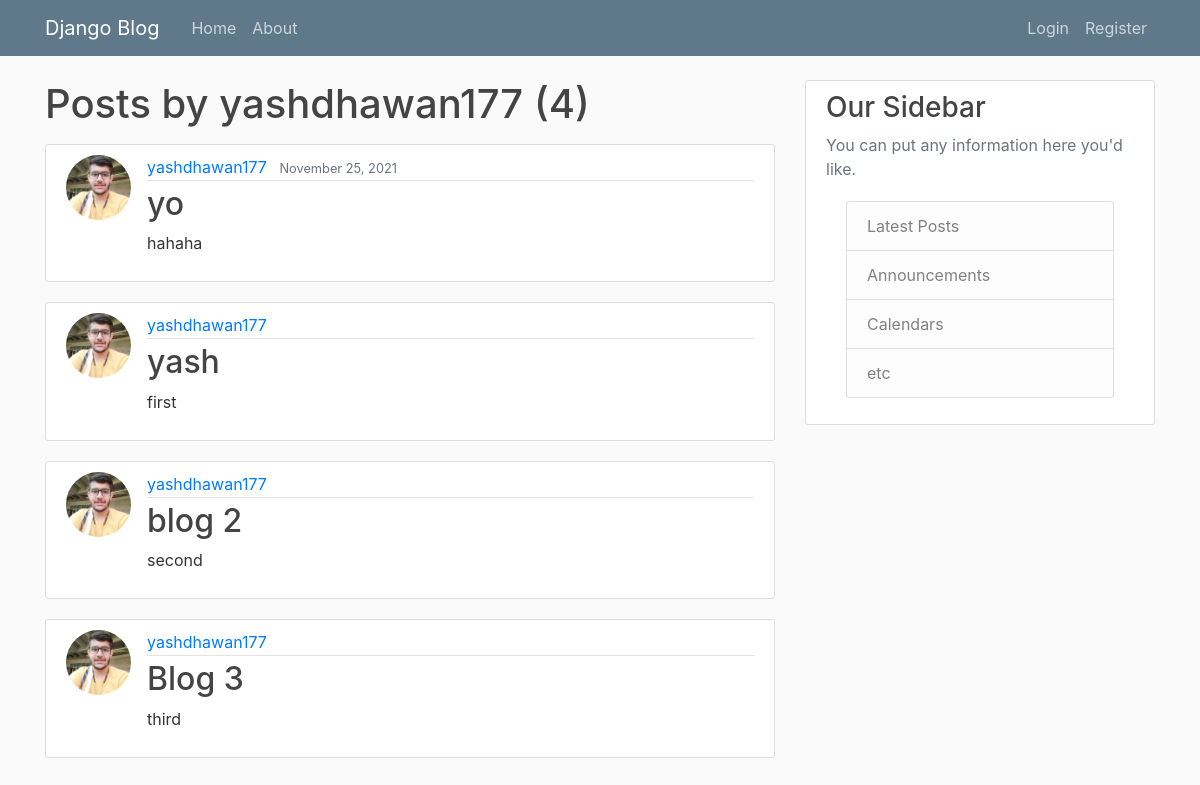
Screenshot of /user/yashdhawan177 with the database file from the repository.
### blog/models.py (models this page shows, shortened)
class Post(models.Model):
    title = models.CharField(max_length=100)
    content = models.TextField()
    date_posted = models.DateTimeField(default=timezone.now)
    author = models.ForeignKey(User, on_delete=models.CASCADE)

### users/models.py (models this page shows, shortened)
class Profile(models.Model):
    user = models.OneToOneField(User, on_delete=models.CASCADE)
    image = models.ImageField(default='default.jpg', upload_to='profile_pics')

### blog/views.py (the view)
# urls.py: path('user/<str:username>', UserPostListView.as_view(), name='user-posts'),
class UserPostListView(ListView):
    model = Post
    template_name = 'blog/user_posts.html'  # <app>/<model>_<viewtype>.html
    context_object_name = 'posts'
    paginate_by = 5
    def get_queryset(self):
        user = get_object_or_404(User, username=self.kwargs.get('username'))
        return Post.objects.filter(author=user).order_by('-date_posted')

### blog/templates/blog/user_posts.html (shortened to what this page needs)
{% extends "blog/base.html" %}
{% block content %}
    <h1 class="mb-3">Posts by {{ view.kwargs.username }} ({{ page_obj.paginator.count }})</h1>
    {% for post in posts %}
        <article class="media content-section">
          <img class="rounded-circle article-img" src="{{ post.author.profile.image.url }}">
          <div class="media-body">
            <div class="article-metadata">
              <a class="mr-2" href="{% url 'user-posts' post.author.username %}">{{ post.author }}</a>
              <small class="text-muted">{{ post.date_posted|date:"F d, Y" }}</small>
            </div>
            <h2><a class="article-title" href="{% url 'post-detail' post.id %}">{{ post.title }}</a></h2>
            <p class="article-content">{{ post.content }}</p>
          </div>
        </article>
    {% endfor %}
{% endblock content %}

### blog/templates/blog/base.html (shortened to what this page needs)
{% load static %}
<!DOCTYPE html>
<html>
<head>
    <link rel="stylesheet" href="https://maxcdn.bootstrapcdn.com/bootstrap/4.0.0/css/bootstrap.min.css">
    <link rel="stylesheet" type="text/css" href="{% static 'blog/main.css' %}">
</head>
<body>
    <header class="site-header">
      <nav class="navbar navbar-expand-md navbar-dark bg-steel fixed-top">
        <div class="container">
          <a class="navbar-brand mr-4" href="{% url 'blog-home' %}">Django Blog</a>
          <div class="collapse navbar-collapse" id="navbarToggle">
            <div class="navbar-nav mr-auto">
              <a class="nav-item nav-link" href="{% url 'blog-home' %}">Home</a>
              <a class="nav-item nav-link" href="{% url 'blog-about' %}">About</a>
            </div>
            <div class="navbar-nav">
              {% if user.is_authenticated %}
                <a class="nav-item nav-link" href="{% url 'post-create' %}">New Post</a>
                <a class="nav-item nav-link" href="{% url 'profile' %}">Profile</a>
                <a class="nav-item nav-link" href="{% url 'logout' %}">Logout</a>
              {% else %}
                <a class="nav-item nav-link" href="{% url 'login' %}">Login</a>
                <a class="nav-item nav-link" href="{% url 'register' %}">Register</a>
              {% endif %}
            </div>
          </div>
        </div>
      </nav>
    </header>
    <main role="main" class="container">
      <div class="row">
        <div class="col-md-8">
          {% block content %}{% endblock %}
        </div>
        <div class="col-md-4">
          <div class="content-section">
            <h3>Our Sidebar</h3>
            <p class='text-muted'>You can put any information here you'd like.
              <ul class="list-group">
                <li class="list-group-item list-group-item-light">Latest Posts</li>
                <li class="list-group-item list-group-item-light">Announcements</li>
                <li class="list-group-item list-group-item-light">Calendars</li>
                <li class="list-group-item list-group-item-light">etc</li>
              </ul>
            </p>
          </div>
        </div>
      </div>
    </main>
</body>
</html>

### blog/static/blog/main.css (style rules this page uses)
body { background: #fafafa; color: #333333; margin-top: 5rem; }
h1, h2, h3, h4, h5, h6 { color: #444444; }
ul { margin: 20px; padding: 0; list-style: none; }
li { display: none; }
li:nth-child(-n + 5) { display: block; }
.bg-steel { background-color: #5f788a; }
.site-header .navbar-nav .nav-link { color: #cbd5db; }
.content-section { background: #ffffff; padding: 10px 20px; border: 1px solid #dddddd; border-radius: 3px; margin-bottom: 20px; }
.article-title { color: #444444; }
.article-content { white-space: pre-line; }
.article-img { height: 65px; width: 65px; margin-right: 16px; }
.article-metadata { padding-bottom: 1px; margin-bottom: 4px; border-bottom: 1px solid #e3e3e3 }

### rows the page displays
Post: author.profile.image (picture), author "yashdhawan177", date_posted "November 25, 2021", title "yo", content "hahaha"
Post: author.profile.image (picture), author "yashdhawan177", title "yash", content "first"
Post: author.profile.image (picture), author "yashdhawan177", title "blog 2", content "second"
Post: author.profile.image (picture), author "yashdhawan177", title "Blog 3", content "third"

### other values shown
{{ view.kwargs.username }} "yashdhawan177"
{{ page_obj.paginator.count }} "4"
